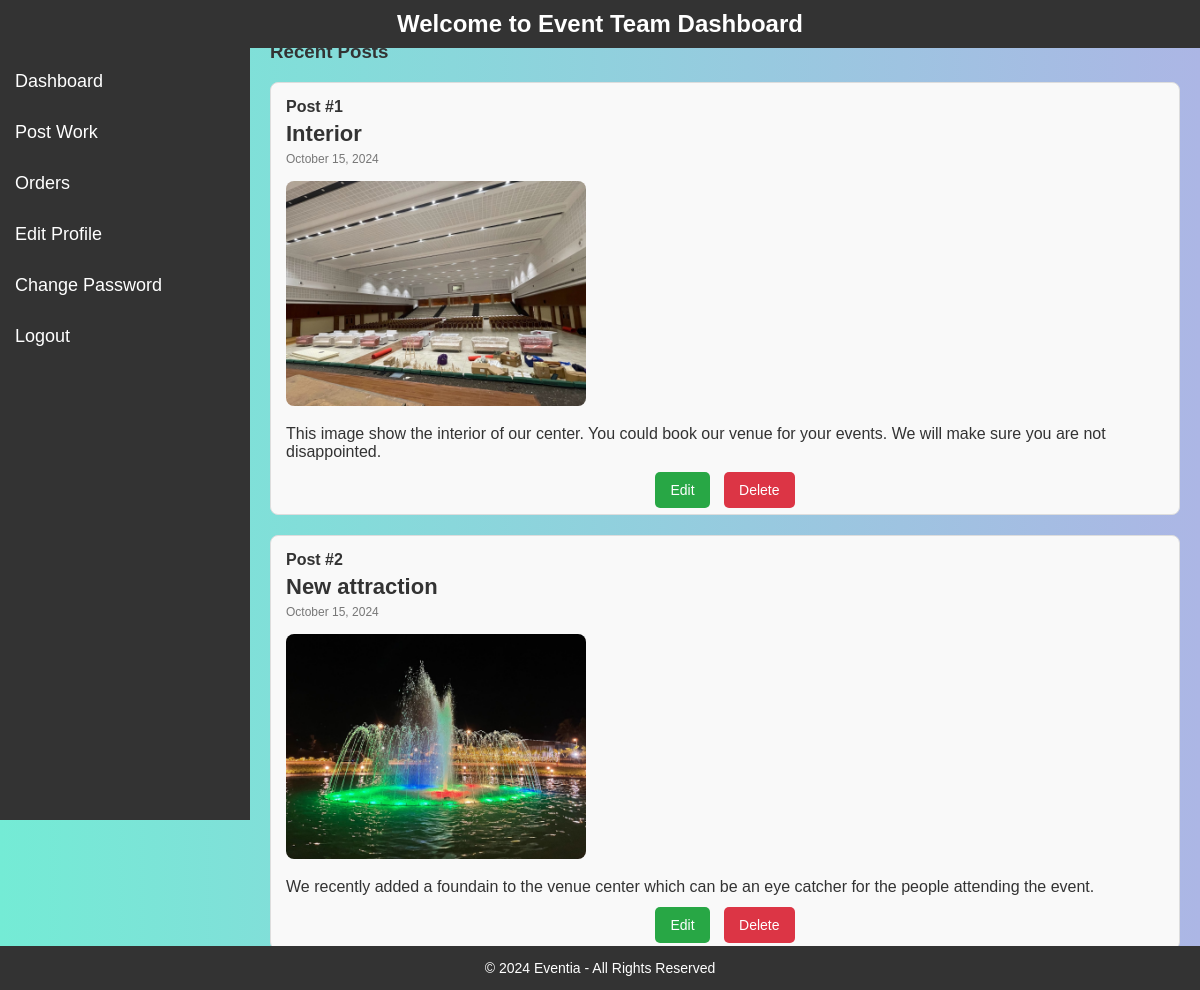
The app's page /dashboard.php (signed in) with its own data.
### tables this page shows
CREATE TABLE `event_team_post` (
  `post_id` int(11) NOT NULL,
  `team_id` int(11) NOT NULL,
  `title` varchar(255) NOT NULL,
  `description` text NOT NULL,
  `image` varchar(255) NOT NULL,
  `created_at` timestamp NOT NULL DEFAULT current_timestamp(),
  `likes` int(11) DEFAULT 0
);

### dashboard.php (the view, shortened to what this page needs)
<?php
require_once 'includes/db_connect.php';
$teamId = $_SESSION['teamid'];
$stmt = $conn->prepare("SELECT post_id, title, description, image, created_at FROM event_team_post WHERE team_id = ?");
$stmt->bind_param("i", $teamId);
$stmt->execute();
$posts = $stmt->get_result();
?>
<!DOCTYPE html>
<html lang="en">
<head>
    <link rel="stylesheet" href="styles.css">
</head>
<body>
    <div class="sidebar">
        <br>
        <br>
        <a href="dashboard.php">Dashboard</a>
        <a href="post_work.php">Post Work</a>
        <a href="team_orders.php">Orders</a>
        <a href="edit_profile.php">Edit Profile</a>
        <a href="change_password_event_team.php">Change Password</a>
        <a href="logout.php">Logout</a>
    </div>
    <div class="header">
        <h2>Welcome to Event Team Dashboard</h2>
    </div>
    <div class="content">
        <div class="main-content">
            <h3>Recent Posts</h3>
            <?php
            $postNumber = 1;
            while ($post = $posts->fetch_assoc()):
            ?>
                <div class="post-card">
                    <div class="post-number">Post #<?php echo $postNumber++; ?></div>
                    <div class="post-title"><?php echo htmlspecialchars($post['title']); ?></div>
                    <div class="post-date"><?php echo date('F j, Y', strtotime($post['created_at'])); ?></div>
                    <img src="uploads/<?php echo htmlspecialchars($post['image']); ?>" alt="Post Image">
                    <div class="post-description"><?php echo htmlspecialchars($post['description']); ?></div>
                    <div class="post-buttons">
                        <a href="edit_post.php?post_id=<?php echo $post['post_id']; ?>" class="edit-button">Edit</a>
                        <a href="delete_post.php?post_id=<?php echo $post['post_id']; ?>" class="delete-button" onclick="return confirm('Are you sure you want to delete this post?');">Delete</a>
                    </div>
                </div>
            <?php endwhile; ?>
        </div>
    </div>
    <footer>
        <p>&copy; 2024 Eventia - All Rights Reserved</p>
    </footer>
</body>
</html>

### styles.css (style rules this page uses)
h2 { text-align: center; margin-bottom: 20px; font-size: 24px; }
p { text-align: center; font-size: 14px; }
body { font-family: 'Segoe UI', Tahoma, Geneva, Verdana, sans-serif; background: linear-gradient(to right, #74ebd5, #acb6e5); display: flex; justify-content: center; align-items: center; height: 100vh; margin: 0; color: #333; }
h2 { margin-bottom: 20px; color: #5A5A5A; }
body { font-family: Arial, sans-serif; background-color: #f2f2f2; margin: 0; padding: 0; }
h2 { text-align: center; }
h2 { text-align: center; margin-bottom: 20px; }
a { color: #4CAF50; text-decoration: none; }

### dashboard.php (style rules this page uses)
body { font-family: Arial, sans-serif; margin: 0; padding: 0; display: flex; }
.sidebar { height: 100vh; width: 250px; background-color: #333; padding-top: 20px; position: fixed; top: 0; left: 0; }
.sidebar a { padding: 15px; text-decoration: none; font-size: 18px; color: #fff; display: block; }
.content { margin-left: 250px; padding: 20px; width: calc(100% - 250px); }
.header { background-color: #333; color: white; padding: 10px; text-align: center; position: fixed; width: calc(100% - 10px); top: 0; z-index: 1; }
.header h2 { margin: 0; color: white; }
.main-content { margin-top: 20px; }
.post-card { border: 1px solid #ddd; padding: 15px; margin-bottom: 20px; border-radius: 8px; background-color: #f9f9f9; }
.post-number { font-size: 16px; font-weight: bold; margin-bottom: 5px; }
.post-title { font-size: 22px; font-weight: bold; margin-bottom: 5px; }
.post-date { font-size: 12px; color: #777; margin-bottom: 15px; }
.post-card img { max-width: 100%; width: 300px; height: auto; border-radius: 8px; margin-bottom: 15px; }
.post-description { margin-bottom: 15px; }
.post-buttons { text-align: center; margin-top: 20px; }
.edit-button, .delete-button { padding: 10px 15px; text-decoration: none; border: none; border-radius: 5px; color: white; cursor: pointer; font-size: 14px; }
.edit-button { background-color: #28a745; margin-right: 10px; }
.delete-button { background-color: #dc3545; }
footer { background-color: #333; color: white; text-align: center; padding: -20px; position: fixed; width: calc(100% - .25px); bottom: 0; }

### records on screen
event_team_post: title "Interior", created_at "October 15, 2024", image (picture), description "This image show the interior of our center. You could book our venue for your events. We will make sure you are not disappointed."
event_team_post: title "New attraction", created_at "October 15, 2024", image (picture), description "We recently added a foundain to the venue center which can be an eye catcher for the people attending the event."
